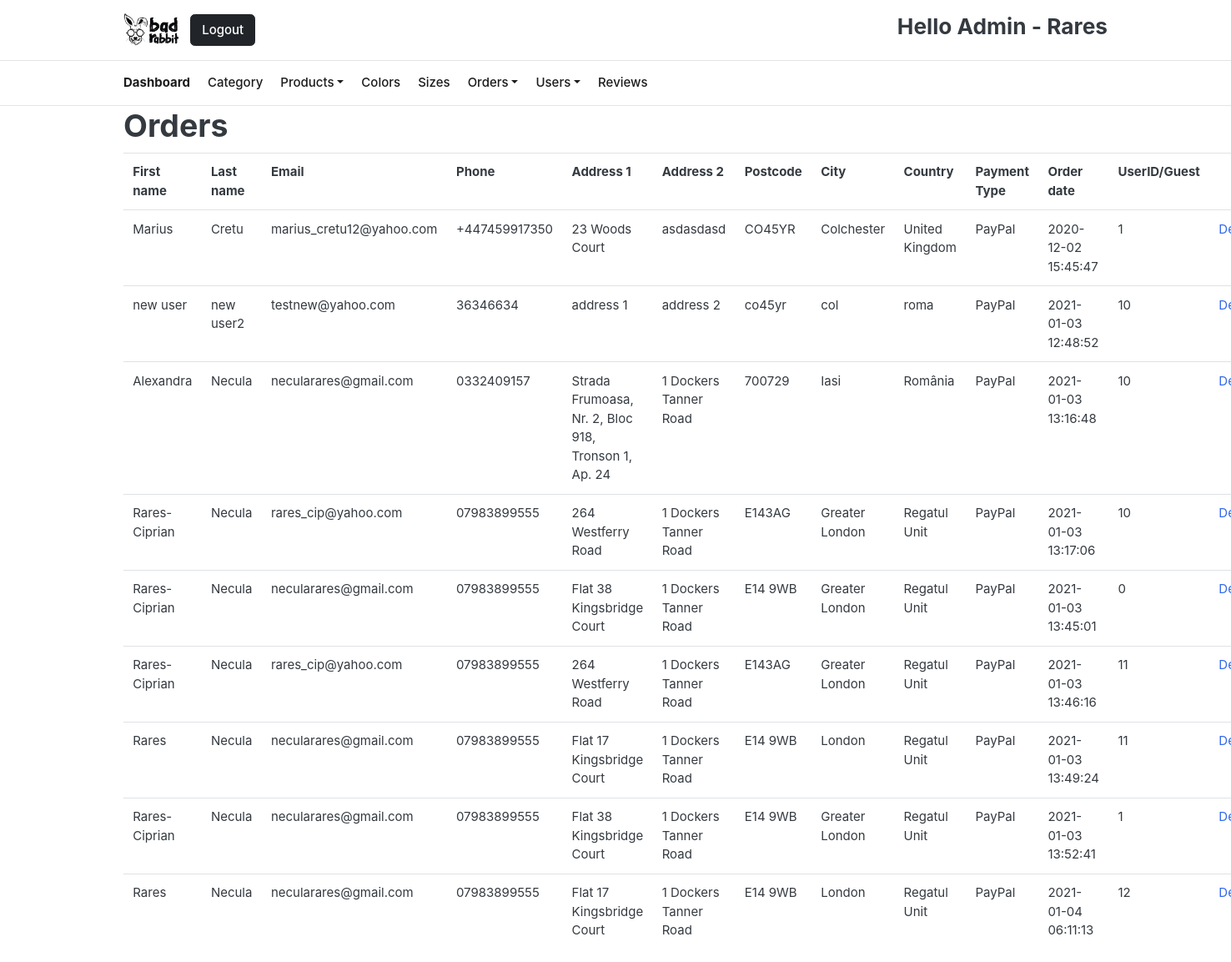
Screenshot of /orders.php (signed in) with the database file from the repository.
### tables this page shows
CREATE TABLE `orders` (
  `id` int(10) NOT NULL,
  `first_name` varchar(100) DEFAULT NULL,
  `last_name` varchar(100) DEFAULT NULL,
  `phone` varchar(100) DEFAULT NULL,
  `email` varchar(100) DEFAULT NULL,
  `address1` varchar(100) DEFAULT NULL,
  `address2` varchar(100) DEFAULT NULL,
  `postcode` varchar(20) DEFAULT NULL,
  `city` varchar(50) DEFAULT NULL,
  `country` varchar(50) DEFAULT NULL,
  `payment_type` varchar(50) DEFAULT NULL,
  `order_date` datetime NOT NULL DEFAULT current_timestamp(),
  `user_id` int(10) DEFAULT NULL,
  `products_id` varchar(250) NOT NULL
);

### orders.php (the view, shortened to what this page needs)
<?php
include ('header_dashboard.php');
?>
<div class="container">
<h1>Orders</h1>
<table class="table table-hover">
		<th>First name</th>
		<th>Last name</th>
		<th>Email</th>
		<th>Phone</th>
		<th>Address 1</th>
		<th>Address 2</th>
		<th>Postcode</th>
		<th>City</th>
		<th>Country</th>
		<th>Payment Type</th>
		<th>Order date</th>
		<th>UserID/Guest</th>
		<th></th>
		<?php
 		$sql_query = "select * from orders";
        $result = mysqli_query($con,$sql_query);
if (mysqli_num_rows($result) > 0) {
	  while($row = mysqli_fetch_assoc($result)) {
	    $table= "<tr>
	    <td> " . $row["first_name"].  "</td>
	   	<td> " . $row["last_name"].  "</td>
	   	<td> " . $row["email"].  "</td>
	   	<td> " . $row["phone"].  "</td>
	   	<td> " . $row["address1"].  "</td>
	   	<td> " . $row["address2"].  "</td>
	   	<td> " . $row["postcode"].  "</td>
	   	<td> " . $row["city"].  "</td>
	   	<td> " . $row["country"].  "</td>
	   	<td> " . $row["payment_type"].  "</td>
	   	<td> " . $row["order_date"].  "</td>
	   	<td> " . $row["user_id"].  "</td>
	    <td><a href='?action=delete&id=".$row['id']."'>Delete</a></td>
	    <td><a href='see_ordered_products?id=".$row['id']."'>See Products</a></td>
	    </tr>";
				echo $table;
			}
	}
		 ?>
		</table>
</div>

### css/ui.css (style rules this page uses)
html { font-family: "Inter", sans-serif; font-size: 15px; }

### rows the page displays
orders: first_name "Marius", last_name "Cretu", email "marius_cretu12@yahoo.com", phone "+447459917350", address1 "23 Woods Court", address2 "asdasdasd", postcode "CO45YR", city "Colchester", country "United Kingdom", payment_type "PayPal", order_date "2020-12-02 15:45:47", user "1"
orders: first_name "new user", last_name "new user2", email "testnew@yahoo.com", phone "36346634", address1 "address 1", address2 "address 2", postcode "co45yr", city "col", country "roma", payment_type "PayPal", order_date "2021-01-03 12:48:52", user "10"
orders: first_name "Alexandra", last_name "Necula", email "necularares@gmail.com", phone "0332409157", address1 "Strada Frumoasa, Nr. 2, Bloc 918, Tronson 1, Ap. 24", address2 "1 Dockers Tanner Road", postcode "700729", city "Iasi", country "România", payment_type "PayPal", order_date "2021-01-03 13:16:48", user "10"
orders: first_name "Rares-Ciprian", last_name "Necula", email "rares_cip@yahoo.com", phone "07983899555", address1 "264 Westferry Road", address2 "1 Dockers Tanner Road", postcode "E143AG", city "Greater London", country "Regatul Unit", payment_type "PayPal", order_date "2021-01-03 13:17:06", user "10"
orders: first_name "Rares-Ciprian", last_name "Necula", email "necularares@gmail.com", phone "07983899555", address1 "Flat 38 Kingsbridge Court", address2 "1 Dockers Tanner Road", postcode "E14 9WB", city "Greater London", country "Regatul Unit", payment_type "PayPal", order_date "2021-01-03 13:45:01", user "0"
orders: first_name "Rares-Ciprian", last_name "Necula", email "rares_cip@yahoo.com", phone "07983899555", address1 "264 Westferry Road", address2 "1 Dockers Tanner Road", postcode "E143AG", city "Greater London", country "Regatul Unit", payment_type "PayPal", order_date "2021-01-03 13:46:16", user "11"
orders: first_name "Rares", last_name "Necula", email "necularares@gmail.com", phone "07983899555", address1 "Flat 17 Kingsbridge Court", address2 "1 Dockers Tanner Road", postcode "E14 9WB", city "London", country "Regatul Unit", payment_type "PayPal", order_date "2021-01-03 13:49:24", user "11"
orders: first_name "Rares-Ciprian", last_name "Necula", email "necularares@gmail.com", phone "07983899555", address1 "Flat 38 Kingsbridge Court", address2 "1 Dockers Tanner Road", postcode "E14 9WB", city "Greater London", country "Regatul Unit", payment_type "PayPal", order_date "2021-01-03 13:52:41", user "1"
orders: first_name "Rares", last_name "Necula", email "necularares@gmail.com", phone "07983899555", address1 "Flat 17 Kingsbridge Court", address2 "1 Dockers Tanner Road", postcode "E14 9WB", city "London", country "Regatul Unit", payment_type "PayPal", order_date "2021-01-04 06:11:13", user "12"

### other values shown
$_SESSION['first_name'] "Rares"
